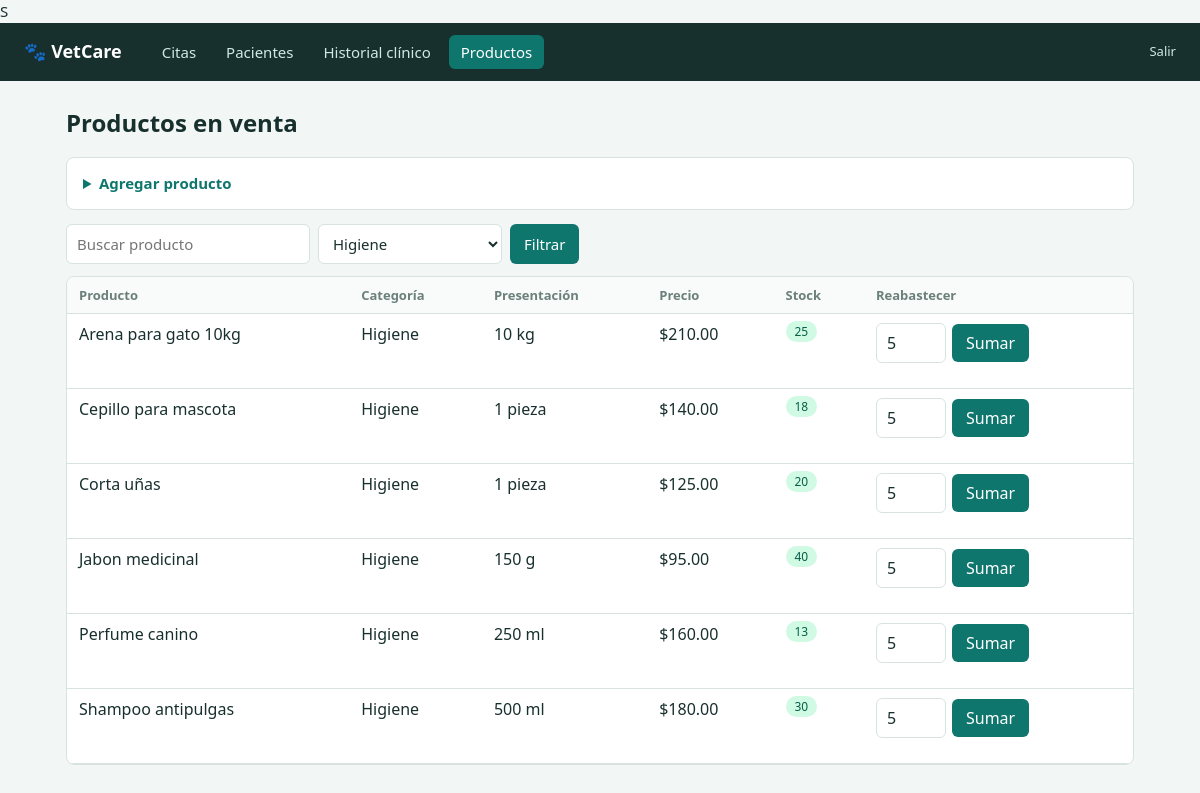
The page /productos.php?cat=Higiene (signed in) on the database its author committed.
### tables this page shows
CREATE TABLE `productos` (
  `id_Productos` int(11) NOT NULL,
  `nombre_productos` varchar(150) NOT NULL,
  `categoria` varchar(100) DEFAULT NULL,
  `precio` decimal(10,2) DEFAULT NULL,
  `stock` int(11) DEFAULT NULL,
  `estado` varchar(50) DEFAULT NULL,
  `peso_medida` varchar(50) DEFAULT NULL
);

### productos.php (the view, shortened to what this page needs)
S<?php
require 'config.php';
$cat = $_GET['cat'] ?? '';
$q = '%' . ($_GET['q'] ?? '') . '%';
$s = $pdo->prepare("SELECT * FROM productos WHERE (?='' OR categoria=?) AND nombre_productos LIKE ? ORDER BY categoria, nombre_productos");
$s->execute([$cat, $cat, $q]);
$rows = $s->fetchAll();
$cats = $pdo->query('SELECT DISTINCT categoria FROM productos ORDER BY 1')->fetchAll(PDO::FETCH_COLUMN);
head('Productos en venta'); ?>
<details class="card">
  <summary>Agregar producto</summary>
</details>
<form class="filters"><input name="q" placeholder="Buscar producto" value="<?= e($_GET['q'] ?? '') ?>"><select name="cat">
    <?php foreach ($cats as $c) echo '<option' . ($c === $cat ? ' selected' : '') . '>' . e($c) . '</option>'; ?>
  </select><button>Filtrar</button></form>
<div class="scroll">
  <table>
    <tr>
      <th>Producto</th>
      <th>Categoría</th>
      <th>Presentación</th>
      <th>Precio</th>
      <th>Stock</th>
      <th>Reabastecer</th>
    </tr>
    <?php foreach ($rows as $r): ?><tr>
        <td><?= e($r['nombre_productos']) ?></td>
        <td><?= e($r['categoria']) ?></td>
        <td><?= e($r['peso_medida']) ?></td>
        <td><?= money($r['precio']) ?></td>
        <td><span class="tag <?= $r['stock'] < 10 ? 'cancelada' : 'completada' ?>"><?= (int)$r['stock'] ?><?= $r['stock'] < 10 ? ' · bajo' : '' ?></span></td>
        <td>
          <form method="post" class="inline"><?= tok() ?><input type="hidden" name="id" value="<?= $r['id_Productos'] ?>"><input type="number" name="sumar" value="5" min="1" style="width:70px"><button>Sumar</button></form>
        </td>
      </tr>
    <?php endforeach;
    if (!$rows) echo '<tr><td colspan="6" class="muted">Sin productos.</td></tr>'; ?>
  </table>
</div>

### style.css (style rules this page uses)
:root { --ink: #18302d; --bg: #f2f6f5; --card: #fff; --acc: #0f766e; --line: #d8e3e0; --muted: #6b7f7b; --warn: #b45309 }
* { box-sizing: border-box }
body { margin: 0; font: 15px/1.5 "Segoe UI", system-ui, sans-serif; background: var(--bg); color: var(--ink) }
.card { background: var(--card); border: 1px solid var(--line); border-radius: 8px; padding: 14px 16px; margin-bottom: 14px }
input, select { padding: 8px 10px; border: 1px solid var(--line); border-radius: 6px; font: inherit; color: var(--ink); background: #fff }
button { background: var(--acc); color: #fff; border: 0; border-radius: 6px; padding: 8px 14px; font: inherit; cursor: pointer }
summary { cursor: pointer; font-weight: 600; color: var(--acc) }
.filters { display: flex; gap: 8px; flex-wrap: wrap; margin: 0 0 12px }
.inline { display: flex; gap: 6px; flex-wrap: wrap; align-items: center }
.scroll { overflow-x: auto; background: var(--card); border: 1px solid var(--line); border-radius: 8px }
table { width: 100%; border-collapse: collapse }
th, td { padding: 9px 12px; text-align: left; border-bottom: 1px solid var(--line); vertical-align: top }
th { font-size: 13px; color: var(--muted); background: #f8fbfa }
.tag { padding: 2px 9px; border-radius: 99px; font-size: 12px; background: #e2e8f0 }
.tag.completada { background: #d1fae5; color: #065f46 }

### rows shown on the page
productos: nombre_productos "Arena para gato 10kg", categoria "Higiene", peso_medida "10 kg", precio "$210.00", stock "25"
productos: nombre_productos "Cepillo para mascota", categoria "Higiene", peso_medida "1 pieza", precio "$140.00", stock "18"
productos: nombre_productos "Corta uñas", categoria "Higiene", peso_medida "1 pieza", precio "$125.00", stock "20"
productos: nombre_productos "Jabon medicinal", categoria "Higiene", peso_medida "150 g", precio "$95.00", stock "40"
productos: nombre_productos "Perfume canino", categoria "Higiene", peso_medida "250 ml", precio "$160.00", stock "13"
productos: nombre_productos "Shampoo antipulgas", categoria "Higiene", peso_medida "500 ml", precio "$180.00", stock "30"

### other values the page prints
$l "Citas"
$l "Pacientes"
$l "Historial clínico"
$l "Productos"
$t "Productos en venta"
form field cat "Higiene"
